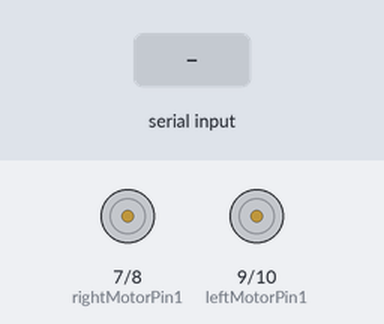
Simulated run of this sketch. Board: Arduino Uno, built with avr-gcc and run on an emulated ATmega328P. On the bench: motor-driver pin pairs drawn as motors (green arrow = first pin HIGH = forward, orange = second pin HIGH = backward, longer = more drive, scaled by the enable pin). Inputs (shaded band) come from the test bench.

Above: at 1.2 s.
1.3 s: "90,45\n" received over the second serial link
At 2.0 s:
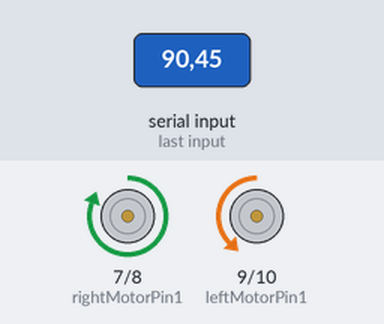
3.8 s: "30,150\n" received over the second serial link
At 4.6 s:
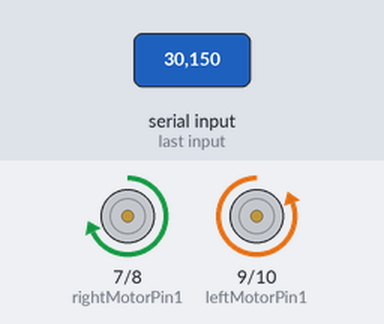
6.3 s: "5\n" received over the second serial link
At 7.0 s:
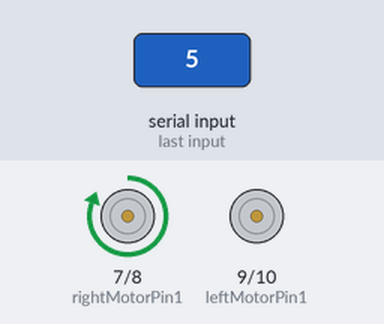
8.8 s: "90,45,200,10\n" received over the second serial link
At 9.6 s:
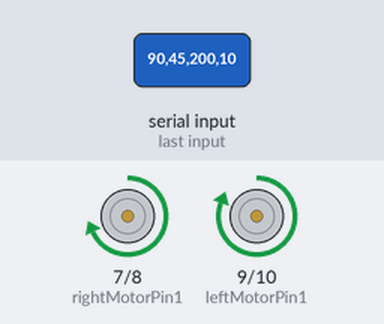
Timing chart, 0 to 11.8 s (numbered marks = the images above; inputs shaded):
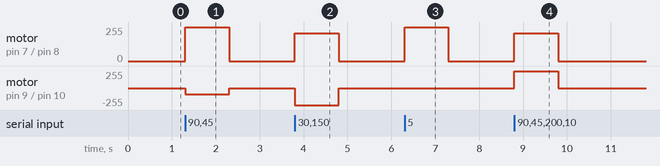

The sketch:

RX_car__slave_.ino
```cpp
#include <SoftwareSerial.h>

SoftwareSerial btSerial(2, 3); // RX | TX

struct PacketData {
  byte lxAxisValue;
  byte lyAxisValue;
  byte rxAxisValue;
  byte ryAxisValue;
};
PacketData data;

//Right motor
int enableRightMotor = 5;
int rightMotorPin1 = 7;
int rightMotorPin2 = 8;

//Left motor
int enableLeftMotor = 6;
int leftMotorPin1 = 9;
int leftMotorPin2 = 10;

unsigned long lastRecvTime = 0;

void setup() {
  pinMode(enableRightMotor, OUTPUT);
  pinMode(rightMotorPin1, OUTPUT);
  pinMode(rightMotorPin2, OUTPUT);

  pinMode(enableLeftMotor, OUTPUT);
  pinMode(leftMotorPin1, OUTPUT);
  pinMode(leftMotorPin2, OUTPUT);

  rotateMotor(0, 0);

  btSerial.begin(38400);
}

void loop() {
  String dataString;
  if (btSerial.available()) {
    dataString = btSerial.readStringUntil('\n');
    sscanf(dataString.c_str(), "%d,%d,%d,%d", &data.lxAxisValue, &data.lyAxisValue, &data.rxAxisValue, &data.ryAxisValue);
    int throttle = map(data.lyAxisValue, 254, 0, -255, 255); // Left stick - y axis - forward/backward car movement
    int steering = map(data.rxAxisValue, 0, 254, -255, 255); // Right stick - x axis - left/right car movement

    int rightMotorSpeed = throttle - steering;
    int leftMotorSpeed = throttle + steering;
    rightMotorSpeed = constrain(rightMotorSpeed, -255, 255);
    leftMotorSpeed = constrain(leftMotorSpeed, -255, 255);

    rotateMotor(rightMotorSpeed, leftMotorSpeed);
    lastRecvTime = millis();
  } else {
    unsigned long now = millis();
    if (now - lastRecvTime > 1000) { // Signal lost after 1 second. Reset the motor to stop
      rotateMotor(0, 0);
    }
  }
}

void rotateMotor(int rightMotorSpeed, int leftMotorSpeed) {
  // Control right motor
  if (rightMotorSpeed < 0) {
    digitalWrite(rightMotorPin1, LOW);
    digitalWrite(rightMotorPin2, HIGH);
  } else if (rightMotorSpeed > 0) {
    digitalWrite(rightMotorPin1, HIGH);
    digitalWrite(rightMotorPin2, LOW);
  } else {
    digitalWrite(rightMotorPin1, LOW);
    digitalWrite(rightMotorPin2, LOW);
  }

  // Control left motor
  if (leftMotorSpeed < 0) {
    digitalWrite(leftMotorPin1, LOW);
    digitalWrite(leftMotorPin2, HIGH);
  } else if (leftMotorSpeed > 0) {
    digitalWrite(leftMotorPin1, HIGH);
    digitalWrite(leftMotorPin2, LOW);
  } else {
    digitalWrite(leftMotorPin1, LOW);
    digitalWrite(leftMotorPin2, LOW);
  }

  // Apply PWM to control speed
  analogWrite(enableRightMotor, abs(rightMotorSpeed));
  analogWrite(enableLeftMotor, abs(leftMotorSpeed));
}
```

Measured:
- after the input at 1.3 s, motor on pin 7 (rightMotorPin1) / pin 8 (rightMotorPin2): stopped → forward 255/255 at once, → stopped 1.0 s later; motor on pin 9 (leftMotorPin1) / pin 10 (leftMotorPin2): stopped → backward 91/255 at once, → stopped 1.0 s later
- after the input at 3.8 s, motor on pin 7 (rightMotorPin1) / pin 8 (rightMotorPin2): stopped → forward 208/255 at once, → stopped 1.0 s later; motor on pin 9 (leftMotorPin1) / pin 10 (leftMotorPin2): stopped → backward 255/255 at once, → stopped 1.0 s later
- after the input at 6.3 s, motor on pin 7 (rightMotorPin1) / pin 8 (rightMotorPin2): stopped → forward 255/255 at once, → stopped 1.0 s later
- after the input at 8.8 s, motor on pin 7 (rightMotorPin1) / pin 8 (rightMotorPin2): stopped → forward 208/255 at once, → stopped 1.0 s later; motor on pin 9 (leftMotorPin1) / pin 10 (leftMotorPin2): stopped → forward 255/255 at once, → stopped 1.0 s later
